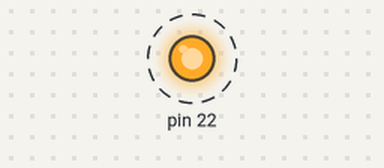
The sketch below on a simulated Arduino Mega 2560, built with avr-gcc and run on an emulated ATmega2560. On the bench: output pins drawn as LEDs (lit = HIGH). Dashed ring = blinking.

Above: at 0.5 s.
Timing chart, 0 to 4.6 s (numbered marks = the images above):
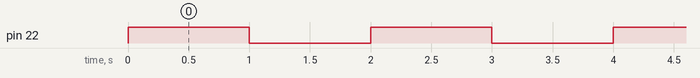

The sketch:

Extension_control_test1.ino
```cpp
void setup()
{
  pinMode(22, OUTPUT);
}

void loop()
{
  digitalWrite(22, HIGH);
  delay(1000);
  digitalWrite(22, LOW);
  delay(1000);
}
```

Measured:
- by itself, pin 22: alternates HIGH for 1.0 s and LOW for 1.0 s
